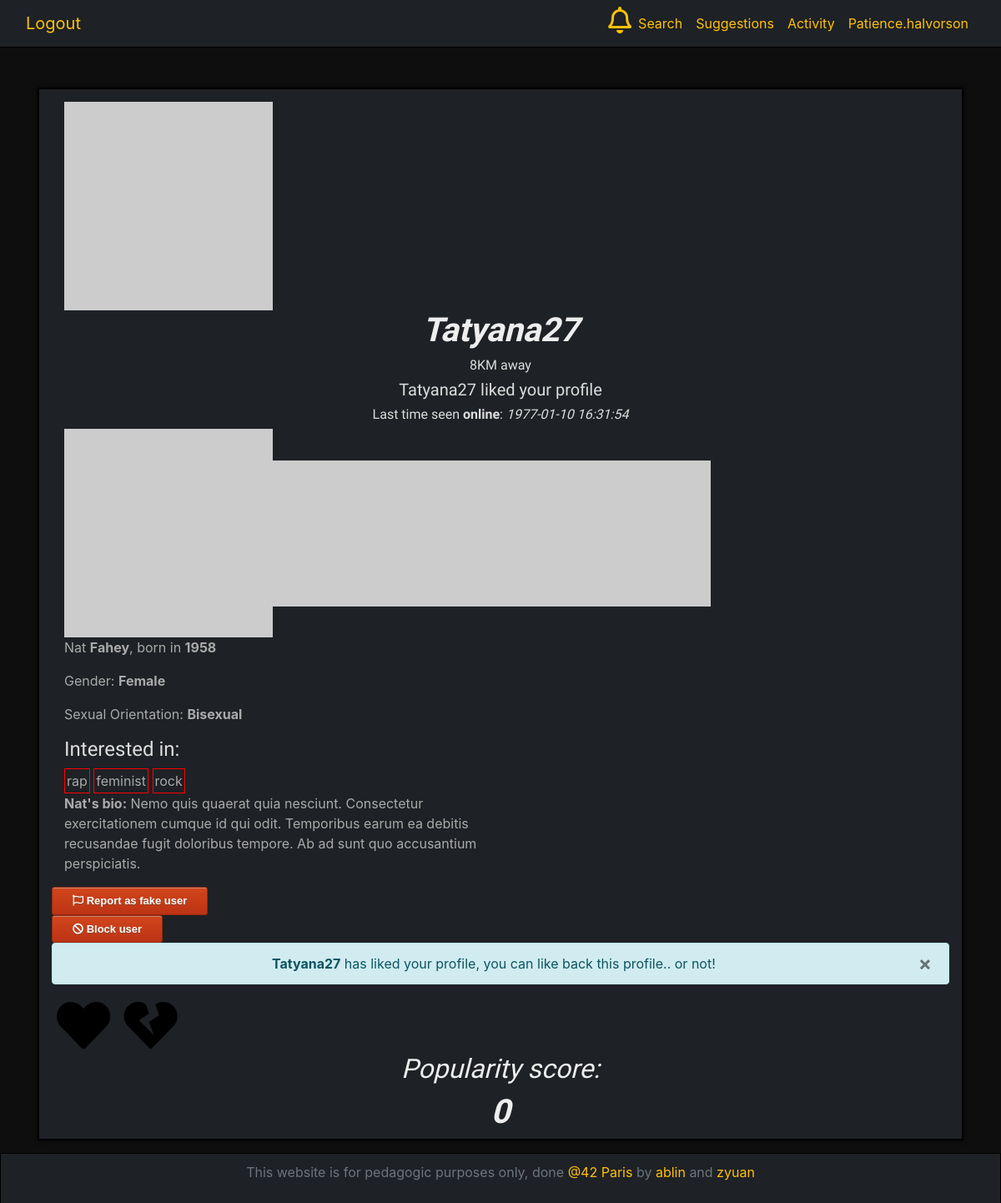
The page /profile?u=tatyana27 (signed in) on the database its author committed.
### tables this page shows
CREATE TABLE `user` (
  `id` int(11) NOT NULL,
  `username` varchar(30) NOT NULL,
  `password` varchar(255) NOT NULL,
  `email` varchar(255) NOT NULL,
  `mail_token` varchar(128) DEFAULT NULL,
  `confirmed_token` datetime DEFAULT NULL,
  `password_token` varchar(128) DEFAULT NULL
);

CREATE TABLE `user_location` (
  `id` int(11) NOT NULL,
  `user_id` int(11) NOT NULL,
  `lat` float NOT NULL,
  `lng` float NOT NULL
);

CREATE TABLE `user_info` (
  `id` int(11) NOT NULL,
  `user_id` int(11) NOT NULL,
  `firstname` varchar(64) NOT NULL,
  `lastname` varchar(64) NOT NULL,
  `birth_year` year(4) DEFAULT NULL,
  `bio` varchar(512) DEFAULT NULL,
  `gender` varchar(128) DEFAULT NULL,
  `orientation` varchar(128) DEFAULT 'Bisexual',
  `last_online` datetime NOT NULL DEFAULT CURRENT_TIMESTAMP
);

### class/autoloader.php (called while the page is built, shortened)
<?php
class autoloader
{
    static function autoload($class_name)
    {
        if (strpos($class_name, __NAMESPACE__ . '\\') == 0)
        {
            $class_name = str_replace(__NAMESPACE__ . '\\', '', $class_name);
        }
    }
}

### class/database.php (called while the page is built, shortened)
<?php
class database
{
    private $db_user;
    private $db_pass;
    private $dsn;
    private $pdo;
    private static $_instance;
    public function __construct($db_name, $db_host = "localhost", $db_user = "root", $db_pass = "root42")
    {
        $this->db_user = $db_user;
        $this->db_pass = $db_pass;
        $this->dsn = "mysql:dbname={$db_name};host={$db_host}";
    }
    public static function getInstance($db_name)
    {
        if (is_null(self::$_instance))
            self::$_instance = new database($db_name);
        return self::$_instance;
    }
    private function getPDO()
    {
        if ($this->pdo === null)
        {
            $pdo = new PDO($this->dsn, $this->db_user, $this->db_pass);
            $pdo->setAttribute(PDO::ATTR_ERRMODE, PDO::ERRMODE_EXCEPTION);
            $this->pdo = $pdo;
        }
        return $this->pdo;
    }
    public function prepare($statement, $attributes, $one = false, $class_name = null)
    {
        $req = $this->getPDO()->prepare($statement);
        $req->execute($attributes);
        if (strpos($statement, "SELECT") !== false)
        {
            if ($class_name === null)
                $req->setFetchMode(PDO::FETCH_OBJ);
            else
                $req->setFetchMode(PDO::FETCH_CLASS, $class_name);
            if ($one)
                $data = $req->fetch();
            else
                $data = $req->fetchAll();
            return $data;
        }
    }
}

### profile.php (the view, shortened to what this page needs)
<!DOCTYPE html>
<html lang="en">
<head>
    <link rel="stylesheet" href="style/bootstrap.css">
    <link rel="stylesheet" href="style/style.css">
    <link rel="stylesheet" href="https://use.fontawesome.com/releases/v5.8.1/css/all.css">
</head>
<body>
<?php
require_once("includes/header.php");
require_once("utils/fetch_profile_data.php");
?>
<div class="container mt-5 small-page-wrapper">
    <div class="wrapper col-12">
        <div class="col-4">
            <?php
                if ($photos[0] && $photos[0] !== "null")
                    echo '<img src="'. $photos[0] .'" alt="photo0" class="profile_main"/>';
            ?>
        </div>
        <h1><?= $username ?></h1>
        <?php if ($distance) echo "<h6>".$distance."KM away</h6>";?>
        <?php
            if (has_voted($db, secure_input($id), secure_input($_SESSION['id']), 1) === 1 && has_voted($db, secure_input($_SESSION['id']),secure_input($id), 1) === 1)
                echo "<h5>You matched with " . $username . "! Click <a href='chat?r=".$roomid."'>here</a> to send a message</h5>";
            else if (has_voted($db, secure_input($id), secure_input($_SESSION['id']), 1) === 1 && has_voted($db, secure_input($_SESSION['id']),secure_input($id), -1) === 1)
                echo "<h5>".$username." liked your profile and you disliked ".$username."'s profile</h5>";
            else if (has_voted($db, secure_input($id), secure_input($_SESSION['id']), -1) === 1 && has_voted($db, secure_input($_SESSION['id']),secure_input($id), -1) === 1)
                echo "<h5>You disliked eachothers</h5>";
            else if (has_voted($db, secure_input($id), secure_input($_SESSION['id']), 1) === 1 && has_voted($db, secure_input($_SESSION['id']),secure_input($id), 1) !== 1)
                echo "<h5>".$username." liked your profile</h5>";
            else if (has_voted($db, secure_input($_SESSION['id']),secure_input($id), -1) === 1)
                echo "<h5>You disliked ".$username."'s profile</h5>";
            else if (has_voted($db, secure_input($_SESSION['id']), secure_input($id), 1) === 1)
                echo "<h5>You liked ".$username."'s profile</h5>";
        ?>
        <h6><?= $status ?></h6>
        <div class="col-12">
            <?php
                for ($i = 0; $i < 5; $i++) {
                    if ($photos[0] && $photos[0] !== "null" && $i === 0)
                        echo '<img src="'. $photos[$i] .'" alt="photo'.$i.'" class="profile_main"/>';
                    else if ($photos[$i] && $photos[$i] !== "null")
                        echo '<img src="'. $photos[$i] .'" alt="photo'.$i.'" class="profile_secondary"/>';
                }
            ?>
        </div>
        <div class="col-6">
            <p><?= $firstname . " <b>" . $lastname . "</b>"?>, born in <b><?= $birth_year ?></b></p>
            <p>Gender: <b><?= $gender ?></b></p>
            <p>Sexual Orientation: <b><?= $orientation ?></b></p>
            <div>
                <h4 style="text-align: left;">Interested in:</h4>
                <?php
                    foreach ($tags as $tag) {
                        echo "<div class='profile_tag'><p>" . $tag . "</p></div> ";
                    }
                ?>
            </div>
            <p>
                <b><?= $firstname ?>'s bio:</b>
                <?= $bio ?>
            </p>
        </div>
        <div id="report-btn">
            <?php if (!$report)
                echo '<a v-if="!reported" href="#" @click.prevent="reportUser('. $id .')" class="report-btn"><i class="far fa-flag"></i> Report as fake user</a>';
            ?>
        </div>
        <div id="block-btn">
            <?php
                echo '<a id="block" href="#" @click.prevent="blockUser('. $id .')" class="report-btn"><i class="fas fa-ban"></i> '.$block.'</a>';
            ?>
        </div>
        <div>
        <?php
            if ($photos[0] != NULL || $photos[1] != NULL || $photos[2] != NULL || $photos[3] != NULL || $photos[4]!= NULL)
                if (has_voted($db, secure_input($id), secure_input($_SESSION['id']), 1) === 1 && has_voted($db, secure_input($_SESSION['id']),secure_input($id), 1) !== 1)
                    echo alert_bootstrap("info", "<b>$username</b> has liked your profile, you can like back this profile.. or not!", "text-align: center;");
            ?>
        </div>
        <div id="vote">
        <?php if (($photos[0] != NULL || $photos[1] != NULL || $photos[2] != NULL || $photos[3] != NULL || $photos[4]!= NULL) &&
                ($photos_curr_user[0] != NULL || $photos_curr_user[1] != NULL || $photos_curr_user[2] != NULL || $photos_curr_user[3] != NULL || $photos_curr_user[4]!= NULL))
            {
                echo "<button id='like-btn' @click=\"vote(".$id.", 1)\" class=\"btn-like\">
                            <i class=\"fas fa-heart fa-4x like";
                if (has_voted($db, secure_input($_SESSION['id']),secure_input($id), 1) === 1)
                    echo " liked";
                echo "\"></i>
                        </button>
                        <button id='dislike-btn' @click=\"vote(".$id.", -1)\" class=\"btn-like\">
                            <i class=\"fas fa-heart-broken fa-4x dislike";
                if (has_voted($db, secure_input($_SESSION['id']), secure_input($id), -1) === 1)
                    echo " disliked";
                echo "\"></i>
                        </button>";
            }?>
        </div>
        <div id="popularity">
            <h2>Popularity score:</h2>
            <h1><?= $score ?></h1>
        </div>
    </div>
</div>
<?php require_once("includes/footer.php");?>
</body>
</html>

### utils/fetch_profile_data.php (shortened to what this page needs)
<?php
$db = database::getInstance('matcha');
if (!empty($_GET['u'])) {
    $username = secure_input($_GET['u']);
    $score = 0;
    $req = $db->prepare("SELECT * FROM `user` WHERE `username` = :username", array("username" => $username));
    if ($req) {
        foreach ($req as $item) {
            $id = $item->id;
            $username = ucwords($item->username);
        }
    }
    else {
        header('Location: /Matcha/Account?e=pro');
        return;
    }
    $req = $db->prepare("SELECT * FROM `user_info` WHERE `user_id` = :user_id", array("user_id" => $id));
    if ($req) {
        foreach ($req as $item) {
            $gender = $item->gender;
            $orientation = $item->orientation;
            $bio = $item->bio;
            $firstname = $item->firstname;
            $lastname = $item->lastname;
            $birth_year = $item->birth_year;
            $lastonline = $item->last_online;
        }
    }
    $datetime1 = new DateTime('', new DateTimeZone('Europe/Paris'));
    $datetime2 = new DateTime($lastonline, new DateTimeZone('Europe/Paris'));
    $interval = $datetime2->diff($datetime1);
    if ($interval->y > 1 || $interval->m > 1 || $interval->d > 1 || $interval->h > 1 || $interval->i >= 5)
        $status = "Last time seen <b>online</b>: <i>$lastonline</i>";
    $req = $db->prepare("SELECT `tag` FROM `user_tags` WHERE `user_id` = :user_id", array("user_id" => $id));
    if ($req) {
        $tags = array();
    }
    $req = $db->prepare("SELECT * FROM `user_photo` WHERE `user_id` = :user_id", array("user_id" => $id));
    if ($req) {
        $photos = array();
    }
    $req = $db->prepare("SELECT * FROM `user_photo` WHERE `user_id` = :user_id", array("user_id" => secure_input($_SESSION['id'])));
    if ($req) {
        $photos_curr_user = array();
    }
    $report = false;
    $block = "Block user";
    $req = $db->prepare("SELECT SUM(`type`) as sum, COUNT(*) as total FROM `vote` WHERE `id_voted` = :voted", array("voted" => $id));
    if ($req) {
        $sum = $req[0]->sum;
        $nbvote = $req[0]->total;
        $score = $sum * $nbvote;
    }
    $req = $db->prepare("SELECT COUNT(*) AS nbvisit FROM `visit` WHERE `id_visited` = :user_id", array("user_id" => $id), true);
    if ($req)
        $score += ($req->nbvisit * $nbvote);
    $notify['user_id'] = $id;
    $notify['notifier'] = secure_input($_SESSION['id']);
    $visitor_name = secure_input($_SESSION['username']);
    $notify['body'] = "<a href='profile?u=".$visitor_name."'>".$visitor_name."</a> <b>visited</b> your profile";
    if (is_notified($db, "visit", $notify['notifier'], $notify['user_id']) === 0)
        $db->prepare("INSERT INTO `notif` (`id_notifier`, `user_id`, `type`, `body`, `date`) VALUES (:notifier, :user_id, 'visit',:body, NOW())", $notify);
    else if (is_notified($db, "visit", $notify['notifier'], $notify['user_id']) === 1) {
        $db->prepare("UPDATE `notif` SET `date` = NOW(), `body` = :body WHERE `type` = 'visit' AND `id_notifier` = :notifier AND `user_id` = :user_id", $notify);
    }
    $req = $db->prepare("SELECT * FROM `user_location` WHERE `user_id` = :user_id", array("user_id" => secure_input($_SESSION['id'])), true);
    if ($req) {
        $attributes_loc['lat1'] = $req->lat;
        $attributes_loc['lng1'] = $req->lng;
    }
    else
        $error_dist = 1;
    $req = $db->prepare("SELECT * FROM `user_location` WHERE `user_id` = :user_id", array("user_id" => $id), true);
    if ($req) {
        $attributes_loc['lat2'] = $req->lat;
        $attributes_loc['lng2'] = $req->lng;
    }
    else
        $error_dist = 1;
    if ($error_dist != 1)
        $distance = round(distance($attributes_loc['lat1'], $attributes_loc['lng1'], $attributes_loc['lat2'], $attributes_loc['lng2'], "K"));
}
else
    header('Location: /Matcha/Account?e=pro');

### rows shown on the page
user: username "Tatyana27"
user_location: distance "8"
user_info: last_online "1977-01-10 16:31:54", firstname "Nat", lastname "Fahey", birth_year "1958", gender "Female", orientation "Bisexual", bio "Nemo quis quaerat quia nesciunt. Consectetur exercitationem cumque id qui odit. Temporibus earum ea debitis recusandae fugit doloribus tempore. Ab ad sunt quo accusantium perspiciatis."

### other values the page prints
$_SESSION['username'] "Patience.halvorson"
$tag "rap"
$tag "feminist"
$tag "rock"
$block "Block user"
$message "Tatyana27 has liked your profile, you can like back this profile.. or not!"
$score "0"
